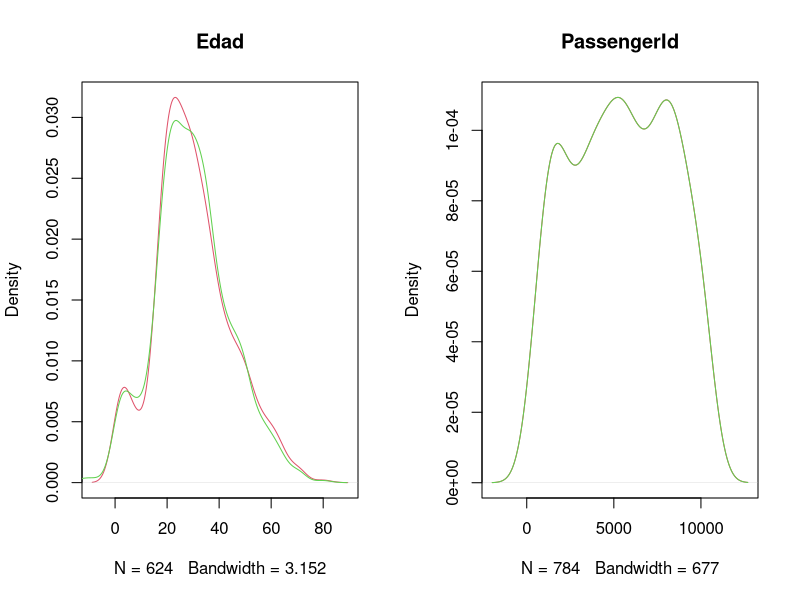
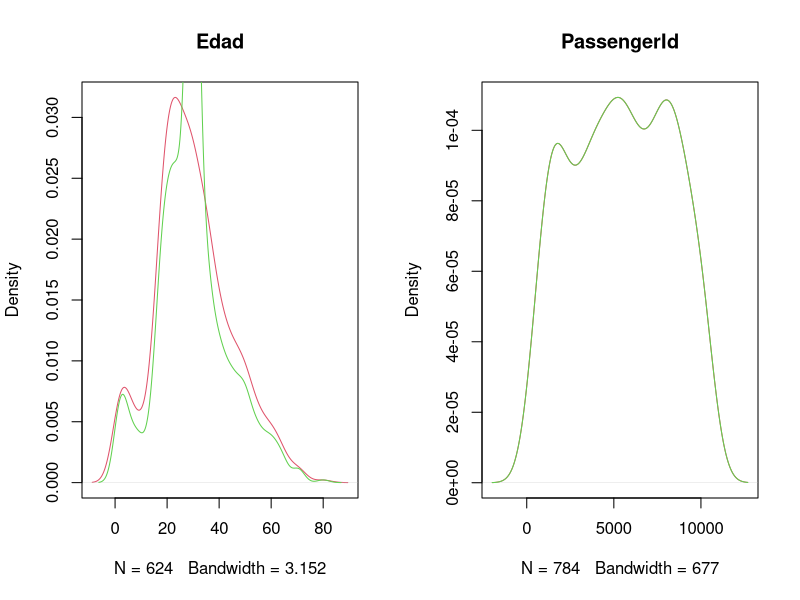
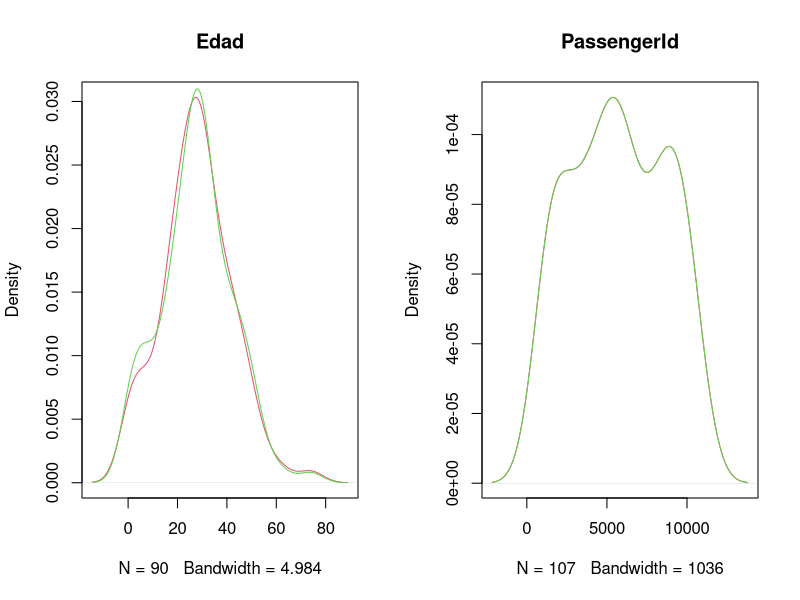

These charts were generated, in order, by the following R code:
## ---- chunk 1
library(dplyr)
library(ggplot2)
library('corrplot')
library('RColorBrewer')
library(stringr)#para extraer los titulos relevantes de names
library(zoo)#la utilizo para la funcion na.approx() para interpolar los valores faltantes NA de la columna AGE
library(caTools)#la utilizo para la funcion sample.split dividir el cojunto de datos en entrenamiento y prueba
library(caret)#la utilizo para dividir el conjunto de datos
library(e1071)
library(mice)# La librería mice permite realizar la imputacion de los datos mediante diferentes técnicas.Multivariate Imputations by Chained Equations (MICE).
## ---- chunk 2
#importo el conjunto de datos
titanic_data <- read.csv("data_titanic_proyecto.csv")
titanic_data
## ---- chunk 3
summary(titanic_data)
## ---- chunk 4
colSums(is.na(titanic_data))
## ---- chunk 5
imputed_data <- mice(titanic_data%>%select(Age,PassengerId), method = "norm.boot")


## ---- chunk 6
Data_Impu_boot <- mice::complete(imputed_data)

par(mfrow=c(1,2))

plot(density(titanic_data$Age ,na.rm = T),col=2,main="Edad")
lines(density(Data_Impu_boot$Age ),col=3)

plot(density(titanic_data$PassengerId,na.rm = T),col=2,main="PassengerId")
lines(density(Data_Impu_boot$PassengerId),col=3)

## ---- chunk 7
imputed_data <- mice(titanic_data%>%select(Age,PassengerId), method = "mean")


## ---- chunk 8
Data_Impu_media <- mice::complete(imputed_data)

par(mfrow=c(1,2))

plot(density(titanic_data$Age ,na.rm = T),col=2,main="Edad")
lines(density(Data_Impu_media$Age ),col=3)

plot(density(titanic_data$PassengerId,na.rm = T),col=2,main="PassengerId")
lines(density(Data_Impu_media$PassengerId),col=3)

## ---- chunk 9
#x2<-titanic_data$Age
#titanic_data$Age[is.na(titanic_data$Age)] <- mean(titanic_data$Age, na.rm = TRUE)
titanic_data<-titanic_data%>%mutate(Age = Data_Impu_boot$Age, PassengerId = Data_Impu_boot$PassengerId)
titanic_data
## ---- chunk 10
colSums(is.na(titanic_data))
## ---- chunk 11
#limpiar y transformar los datos
titanic_data$Embarked <- as.factor(titanic_data$Embarked)#transformar columna embarked en un factor(variable categorica)
titanic_data$passenger_class <- as.factor(titanic_data$passenger_class)
#titanic_data$passenger_sex <- as.factor(titanic_data$passenger_sex)
titanic_data$passenger_survived <- as.integer(titanic_data$passenger_survived == "Y") #comparo cada valor de la columna passenger_survived con "Y" TRUE si valor es igual a "Y" y FALSE "N" con as.integer TRUE pasa a 1 y FALSE pasa a 0
titanic_data$passenger_sex <- as.integer(titanic_data$passenger_sex == "M") #comparo cada valor de la columna passenger_sex con "Y" TRUE si valor es igual a "Y" y FALSE "N" con as.integer TRUE pasa a 1 y FALSE pasa a 0
## ---- chunk 12
#extraer los titulos de la columna Name y crear una nueva columna Titulos
titanic_data$Titulos <- str_extract(titanic_data$Name, "(Mrs|Mr|Miss|Master|Don|Dr|Rev|Mme|Ms|Major|Lady|Sir|Mlle|Col|Capt|the Countess)\\.")

#reemplazar valores NA (no coincidentes) con Otro
titanic_data$Titulos[is.na(titanic_data$Titulos)] <- "Otro"

#verificar los cambios realizados
head(titanic_data)
## ---- chunk 13
str(titanic_data)#con esto muestro la estructura interna del data frame
## ---- chunk 14
# creo un conjunto de datos sin columnas innecesarias
titanic_data_clean <- titanic_data %>% select(-Name, -Ticket, -Cabin)
titanic_data_clean
## ---- chunk 15
#contar la cantidad de valores NA en la columna Age por cada titulo
na_count_by_title <- aggregate(Age ~ Titulos, titanic_data_clean, FUN = function(x) sum(is.na(x)))

#contar cuantos titulos tienen al menos un valor NA en la columna Age
titles_with_na <- sum(na_count_by_title$Age > 0)

#imprimiendo el resultado
print(titles_with_na)

## ---- chunk 16
#creo variables dummy(convertir variables categoricas en variables numericas binarias ) para las variables categoricas
titanic_data_clean <- titanic_data_clean %>%
  # mutate( #passenger_clas_i = as.integer(passenger_class ))
  
  mutate(#Male = as.integer(passenger_sex == "0"),
         #Female = as.integer(passenger_sex == "1"),
  
         #AGE = as.integer(titanic_data_clean$Age),
         #Class_Upper = as.integer(passenger_class == "Upper"),
         #Class_Middle = as.integer(passenger_class == "Middle"),
         #Class_Lower = as.integer(passenger_class == "Lower"),
         Embarked_S = as.integer(Embarked == "S"),
         Embarked_C = as.integer(Embarked == "C"),
         Embarked_Q = as.integer(Embarked == "Q")
         # Fare = as.integer(Fare)
         )
titanic_data_clean

## ---- chunk 17
#identificar el titulo que tiene valores NA en la columna AGE
#na_titles <- unique(titanic_data_clean$Titulos[is.na(titanic_data_clean$AGE)])


#for (title in na_titles) {
#  average_age <- mean(titanic_data_clean$AGE[titanic_data_clean$Titulos == title & !is.na(titanic_data_clean$AGE)], na.rm = TRUE)
#  titanic_data_clean$AGE[titanic_data_clean$Titulos == title & is.na(titanic_data_clean$AGE)] <- average_age
#}

# Verificar que no haya valores faltantes en la columna AGE
#summary(titanic_data_clean$AGE)
#titanic_data_clean
## ---- chunk 18
#calcular la mediana de la edad para cada titulo
#mediana_edad_por_titulo <- titanic_data_clean %>%
 # group_by(Titulos) %>%
  #summarise(Mediana_Edad = median(AGE, na.rm = TRUE))

#unir la mediana de la edad por titulo al dataset original
#titanic_data_clean <- left_join(titanic_data_clean, mediana_edad_por_titulo, by = "Titulos")

#imputar los valores faltantes de la columna Age utilizando la mediana de la edad segun el titulo
#titanic_data_clean$AGE <- ifelse(is.na(titanic_data_clean$AGE), titanic_data_clean$Mediana_Edad, titanic_data_clean$AGE)

#eliminar la columna Mediana_Edad ya que no es necesaria
#titanic_data_clean <- titanic_data_clean %>%
 # select(-Mediana_Edad)

#verificar que no haya valores faltantes en la columna AGE
#summary(titanic_data_clean$AGE)
#titanic_data_clean
## ---- chunk 19
#definir una funcion para categorizar la edad
#categorize_age <- function(age) {
#  if (is.na(age)) {
#    return(NA)
#  } else if (age <= 2) {
#    return("Infant")
#  } else if (age <= 12) {
#    return("Child")
#  } else if (age <= 19) {
#    return("Teenager")
#  } else if (age <= 35) {
#    return("Young Adult")
#  } else if (age <= 65) {
#    return("Adult")
#  } else {
#    return("Senior")
#  }
#}

#aplicar la funcion para categorizar la columna Age
#titanic_data_clean <- titanic_data_clean %>%
#  mutate(AgeCategory = sapply(AGE, categorize_age))

#convertir la nueva columna AgeCategory en un factor
#titanic_data_clean$AgeCategory <- as.factor(titanic_data_clean$AgeCategory)
#titanic_data_clean

#mostrar un resumen de la nueva columna AgeCategory
#summary(titanic_data_clean$AgeCategory)

## ---- chunk 20

#titanic_data_clean$AgeCategory <- factor(titanic_data_clean$AgeCategory, levels = c("Infant", "Child", "Teenager", "Young Adult", "Adult", "Senior"))

#convertir la columna AgeCategory en una columna numerica
#titanic_data_clean$NumericAgeCategory <- as.integer(titanic_data_clean$AgeCategory)

#mostrar un resumen de la nueva columna NumericAgeCategory
#summary(titanic_data_clean$NumericAgeCategory)
#titanic_data_clean

## ---- chunk 21
# eliminar las variables originales categoricas
titanic_data_clean <- titanic_data_clean %>%
  select(-Embarked)
titanic_data_clean
## ---- chunk 22
#aca aplico la interpolación lineal a la columna AGE
#titanic_data_clean$AGE <- na.approx(titanic_data_clean$AGE, na.rm = FALSE)

#redondeo la columna Age a 0 decimales
#titanic_data_clean$AGE <- round(titanic_data_clean$AGE, 0)

#titanic_data_clean
## ---- chunk 23
#titanic_data_clean$AGE <- as.integer(round(titanic_data_clean$AGE))

#mostrando un resumen de la columna AGE
#summary(titanic_data_clean$AGE)
#titanic_data_clean
## ---- chunk 24
#contando la cantidad de cada titulo de la columna Titulos
#titulo_recuento <- table(titanic_data_clean$Titulos)

#imprimimiendo el recuento de cada titulo
#print(titulo_recuento)
## ---- chunk 25
#convertir los titulos en factores
#obtener los niveles únicos de los titulos
titulos_unicos <- unique(titanic_data_clean$Titulos)

#convertir los titulos en factores utilizando los niveles unicos
titanic_data_clean$Titulos <- factor(titanic_data_clean$Titulos, levels = titulos_unicos)

#convertir los factores en numeros enteros
titanic_data_clean$Titulos <- as.integer(titanic_data_clean$Titulos)

#mostrar un resumen de la columna Titulos
#summary(titanic_data_clean$Titulos)
titanic_data_clean
## ---- chunk 26
#convertir class pasajeros en factores
#obtener los niveles únicos de los titulos
pasajeros_unicos <- unique(titanic_data_clean$passenger_class)

#convertir los titulos en factores utilizando los niveles unicos
titanic_data_clean$passenger_class <- factor(titanic_data_clean$passenger_class, levels = pasajeros_unicos)

#convertir los factores en numeros enteros
titanic_data_clean$passenger_class <- as.integer(titanic_data_clean$passenger_class)

#mostrar un resumen de la columna Titulos
summary(titanic_data_clean$passenger_class)
titanic_data_clean
## ---- chunk 27
#convertir embarked en factores
#obtener los niveles únicos de los titulos
#embarques_unicos <- unique(titanic_data_clean$Embarked)

#convertir los titulos en factores utilizando los niveles unicos
#titanic_data_clean$Embarked <- factor(titanic_data_clean$Embarked, levels = embarques_unicos)

#convertir los factores en numeros enteros
#titanic_data_clean$Embarked <- as.integer(titanic_data_clean$Embarked)

#mostrar un resumen de la columna Titulos
#summary(titanic_data_clean$Embarked)
#titanic_data_clean
## ---- chunk 28
#titanic_data_clean <- titanic_data_clean %>%
#   select(-passenger_class)
# titanic_data_clean
## ---- chunk 29
#
#Se grafica el histogra de Fare para ver como es la distribucion de la varaible Age 
    
#     hist(x = titanic_data_clean$Age, main = "Histograma de AGE", 
#     xlab = "Age", ylab = "Frecuencia",
#     col = "ivory")
#como se puede apreciar esta variable tiene mucho sesgo a la derecha
## ---- chunk 30

#Se grafica el histogra de Fare para ver como es la distribucion de la varaible Fare 
    
#     hist(x = log(titanic_data_clean$Fare_i+2), main = "Histograma de Precio ticket", 
#     xlab = "FARE", ylab = "Frecuencia",
#     col = "ivory")
# aplicando logaritmos naturales a los datos de la varaible se ve que mejora la distribucion

## ---- chunk 31

#Se grafica el histogra de Fare para ver como es la distribucion de la varaible AGE 
    
#     hist(x = log(titanic_data_clean$AGE), main = "Histograma de edades ", 
#     xlab = "AGE", ylab = "Frecuencia",
#     col = "ivory")
# aplicando logaritmos naturales a los datos de la varaible se ve que mejora la distribucion

## ---- chunk 32

#se tranforman los datos aplicando logaritmo
log_1 <- log(titanic_data_clean$Fare+2)#
titanic_data_clean$Fare_log <- log_1

#log_1 <- log(titanic_data_clean$AGE+2)#
#titanic_data_clean$AGE_log <- log_1


titanic_data_clean

## ---- chunk 33
titanic_data_clean <- titanic_data_clean %>%
   select(-Fare)
 titanic_data_clean
## ---- chunk 34

#Se grafica el histogra de Fare para ver como es la distribucion de la varaible AGE
    
#     hist(x = log(titanic_data_clean$AGE_log), main = "Histograma edades", 
#     xlab = "AGE", ylab = "Frecuencia",
#     col = "ivory")
# aplicando logaritmos naturales a los datos de la varaible se ve que mejora la distribucion

## ---- chunk 35
# dividir los datos en conjuntos de entrenamiento y prueba (60% - 40%)
set.seed(1234) #establece una semilla para que la division sea reproducible

sample <- sample.split(titanic_data_clean$passenger_survived, SplitRatio = 0.9)
train_data  <- subset(titanic_data_clean, sample == TRUE)
validation_data   <- subset(titanic_data_clean, sample == FALSE)

#se muestra las dimensiones del conjunto de entrenamiento

dim(train_data)

#se muestra las dimensiones del conjunto de prueba
dim(validation_data)

## ---- chunk 36
train_data %>% 
  group_by(passenger_survived) %>% 
  summarise(numero_casos=n())
## ---- chunk 37
validation_data %>% 
  group_by(passenger_survived) %>% 
  summarise(numero_casos=n())
## ---- chunk 38
#bin_model1 <- 
#  glm(passenger_survived ~ Age +  Fare_log + passenger_sex, 
#      data = train_data, 
#      family = binomial)
#summary(bin_model1)

## ---- chunk 39
#bin_model2 <- 
#  glm(passenger_survived ~Age + SibSp + Fare_log + passenger_sex + passenger_class , 
#      data = train_data, 
#      family = binomial)
#summary(bin_model2)

## ---- chunk 40
#mod.all <- glm(passenger_survived ~ ., data=train_data, family="binomial")
#model <- stats::step(mod.all, trace=FALSE, direction="backward")
#summary(model)

## ---- chunk 41

# entrenando el modelo de regresión logistica con el conjunto de entrenamiento
model <- glm(passenger_survived ~ passenger_class + passenger_sex + Age + SibSp + Parch + Fare_log + Embarked_S + Embarked_C + Embarked_Q, data = train_data , family = "binomial")
#ctrlspecs <- trainControl(method = "cv", number = 10, savePredictions = "all", classProbs = TRUE)
#ctrlspecs <- trainControl(method = "cv", number = 10)
#model <- train(passenger_survived ~., data = train_data, method = "glm", family= binomial, trControl = ctrlspecs)

summary(model)
## ---- chunk 42
#predecir la supervivencia utilizando el modelo entrenado en el conjunto de validacion
#predictions <- predict(model, newdata = validation_data, type = "response")
predictions <- predict(model, newdata = validation_data,type = "response")

predicted_survived <- ifelse(predictions > 0.5, "Y", "N")


#calcular la precision del modelo en el conjunto de validacion
accuracy <- sum(predicted_survived == validation_data$passenger_survived) / length(validation_data$passenger_survived)
accuracy

## ---- chunk 43
#funciones para calcular precision, recall y F1 score
precision <- function(matrix) {
	# True positive
    tp <- matrix[2, 2]
	# false positive
    fp <- matrix[1, 2]
    return (tp / (tp + fp))
}

recall <- function(matrix) {
# true positive
    tp <- matrix[2, 2]# false positive
    fn <- matrix[2, 1]
    return (tp / (tp + fn))
}
#creando una matriz de confusion
conf_matrix <- table(predicted_survived, validation_data$passenger_survived)

prec <- precision(conf_matrix)
prec
rec <- recall(conf_matrix)
rec
## ---- chunk 44
f1 <- 2 * ((prec * rec) / (prec + rec))
f1
## ---- chunk 45
#importo el conjunto de datos
evaluation_data <- read.csv("evaluation_dataset.csv")
evaluation_data
## ---- chunk 46
summary(evaluation_data)
## ---- chunk 47
#limpiar y transformar los datos
evaluation_data$Embarked <- as.factor(evaluation_data$Embarked)#transformar columna embarked en un factor(variable categorica)
evaluation_data$passenger_class <- as.factor(evaluation_data$passenger_class)
#evaluation_data$passenger_sex <- as.factor(evaluation_data$passenger_sex)
evaluation_data$passenger_sex <- as.integer(evaluation_data$passenger_sex == "M") #comparo cada valor de la columna passenger_sex con "Y" TRUE si valor es igual a "Y" y FALSE "N" con as.integer TRUE pasa a 1 y FALSE pasa a 0

## ---- chunk 48
#extraer los titulos de la columna Name y crear una nueva columna Titulos
evaluation_data$Titulos <- str_extract(evaluation_data$Name, "(Mrs|Mr|Miss|Master|Don|Dr|Rev|Mme|Ms|Major|Lady|Sir|Mlle|Col|Capt|the Countess|Jonkheer)\\.")

#reemplazar valores NA (no coincidentes) con Otro
evaluation_data$Titulos[is.na(evaluation_data$Titulos)] <- "Otro"

#verificar los cambios realizados
head(evaluation_data)
## ---- chunk 49
str(evaluation_data)#con esto muestro la estructura interna del data frame

## ---- chunk 50
colSums(is.na(evaluation_data))
## ---- chunk 51
imputed_data <- mice(evaluation_data%>%select(Age,PassengerId), method = "norm.boot")


## ---- chunk 52
Data_Impu_boot <- mice::complete(imputed_data)

par(mfrow=c(1,2))

plot(density(evaluation_data$Age ,na.rm = T),col=2,main="Edad")
lines(density(Data_Impu_boot$Age ),col=3)

plot(density(evaluation_data$PassengerId,na.rm = T),col=2,main="PassengerId")
lines(density(Data_Impu_boot$PassengerId),col=3)

## ---- chunk 53

#evaluation_data$Age[is.na(evaluation_data$Age)] <- mean(evaluation_data$Age, na.rm = TRUE)
evaluation_data<-evaluation_data%>%mutate(Age = Data_Impu_boot$Age, PassengerId = Data_Impu_boot$PassengerId)
evaluation_data

## ---- chunk 54
colSums(is.na(evaluation_data))
## ---- chunk 55
# creo un conjunto de datos sin columnas innecesarias
evaluation_data_clean <- evaluation_data %>% select(-Name, -Ticket, -Cabin)
evaluation_data_clean
## ---- chunk 56
#contar la cantidad de valores NA en la columna Age por cada titulo
na_count_by_title <- aggregate(Age ~ Titulos, evaluation_data_clean, FUN = function(x) sum(is.na(x)))

#contar cuantos titulos tienen al menos un valor NA en la columna Age
titles_with_na <- sum(na_count_by_title$Age > 0)

#imprimiendo el resultado
print(titles_with_na)
## ---- chunk 57
#creo variables dummy(convertir variables categoricas en variables numericas binarias ) para las variables categoricas
evaluation_data_clean <- evaluation_data_clean %>%
  mutate(#passenger_class_i = as.integer(passenger_class))
         #Male = as.integer(passenger_sex == "M"),
         #Female = as.integer(passenger_sex == "F"),
         #AGE = as.integer(evaluation_data_clean$Age),
         #Class_Upper = as.integer(passenger_class == "Upper"),
         #Class_Middle = as.integer(passenger_class == "Middle"),
         #Class_Lower = as.integer(passenger_class == "Lower"),
         Embarked_S = as.integer(Embarked == "S"),
         Embarked_C = as.integer(Embarked == "C"),
         Embarked_Q = as.integer(Embarked == "Q"),
         #Fare = as.integer(Fare)
         )
evaluation_data_clean
## ---- chunk 58
#identificar el titulo que tiene valores NA en la columna AGE
na_titles <- unique(evaluation_data_clean$Titulos[is.na(evaluation_data_clean$AGE)])


for (title in na_titles) {
  average_age <- mean(evaluation_data_clean$AGE[evaluation_data_clean$Titulos == title & !is.na(evaluation_data_clean$AGE)], na.rm = TRUE)
  evaluation_data_clean$AGE[evaluation_data_clean$Titulos == title & is.na(evaluation_data_clean$AGE)] <- average_age
}

# Verificar que no haya valores faltantes en la columna AGE
summary(evaluation_data_clean$AGE)
evaluation_data_clean
## ---- chunk 59
#definir una funcion para categorizar la edad
#categorize_age <- function(age) {
#  if (is.na(age)) {
#    return(NA)
#  } else if (age <= 2) {
#    return("Infant")
#  } else if (age <= 12) {
#    return("Child")
#  } else if (age <= 19) {
#    return("Teenager")
#  } else if (age <= 35) {
#    return("Young Adult")
#  } else if (age <= 65) {
#    return("Adult")
#  } else {
#   return("Senior")
#  }
#}

#aplicar la funcion para categorizar la columna Age
#evaluation_data_clean <- evaluation_data_clean %>%
#  mutate(AgeCategory = sapply(AGE, categorize_age))

#convertir la nueva columna AgeCategory en un factor
#evaluation_data_clean$AgeCategory <- as.factor(evaluation_data_clean$AgeCategory)
#evaluation_data_clean

#mostrar un resumen de la nueva columna AgeCategory
#summary(evaluation_data_clean$AgeCategory)
## ---- chunk 60
#evaluation_data_clean$AgeCategory <- factor(evaluation_data_clean$AgeCategory, levels = c("Infant", "Child", "Teenager", "Young Adult", "Adult", "Senior"))

#convertir la columna AgeCategory en una columna numerica
#evaluation_data_clean$NumericAgeCategory <- as.integer(evaluation_data_clean$AgeCategory)

#mostrar un resumen de la nueva columna NumericAgeCategory
#summary(evaluation_data_clean$NumericAgeCategory)
#evaluation_data_clean
## ---- chunk 61
 #eliminar las variables originales categoricas
evaluation_data_clean <- evaluation_data_clean %>%
  select(- Embarked)

evaluation_data_clean
## ---- chunk 62
#contando la cantidad de cada titulo de la columna Titulos
titulo_recuento <- table(evaluation_data_clean$Titulos)

#imprimimiendo el recuento de cada titulo
print(titulo_recuento)
## ---- chunk 63
#convertir los titulos en factores
#obtener los niveles únicos de los titulos
titulos_unicos <- unique(evaluation_data_clean$Titulos)

#convertir los titulos en factores utilizando los niveles unicos
evaluation_data_clean$Titulos <- factor(evaluation_data_clean$Titulos, levels = titulos_unicos)

#convertir los factores en numeros enteros
evaluation_data_clean$Titulos <- as.integer(evaluation_data_clean$Titulos)

#mostrar un resumen de la columna Titulos
summary(evaluation_data_clean$Titulos)
evaluation_data_clean
## ---- chunk 64
#convertir los titulos en factores
#obtener los niveles únicos de los titulos
#embarques_unicos <- unique(evaluation_data_clean$Embarked)

#convertir los titulos en factores utilizando los niveles unicos
#evaluation_data_clean$Embarked <- factor(evaluation_data_clean$Embarked, levels = embarques_unicos)

#convertir los factores en numeros enteros
#evaluation_data_clean$Embarked <- as.integer(evaluation_data_clean$Embarked)

#mostrar un resumen de la columna Titulos
#summary(evaluation_data_clean$Embarked)
#evaluation_data_clean
## ---- chunk 65
#convertir los titulos en factores
#obtener los niveles únicos de los titulos
pasasjeros_unicos <- unique(evaluation_data_clean$passenger_class)

#convertir los titulos en factores utilizando los niveles unicos
evaluation_data_clean$passenger_class <- factor(evaluation_data_clean$passenger_class, levels = pasasjeros_unicos)

#convertir los factores en numeros enteros
evaluation_data_clean$passenger_class <- as.integer(evaluation_data_clean$passenger_class)

#mostrar un resumen de la columna Titulos
#summary(evaluation_data_clean$passenger_class)
evaluation_data_clean
## ---- chunk 66
#
#Se grafica el histogra de Fare para ver como es la distribucion de la varaible Fare 
    
#     hist(x = evaluation_data_clean$Fare_i, main = "Histograma de Precio ticket", 
#     xlab = "FARE", ylab = "Frecuencia",
#     col = "ivory")
#como se puede apreciar esta variable tiene mucho sesgo a la derecha
## ---- chunk 67
#Se grafica el histogra de Fare para ver como es la distribucion de la varaible Fare 
    
#     hist(x = log(evaluation_data_clean$Fare_i+2), main = "Histograma de Precio ticket", 
#     xlab = "FARE", ylab = "Frecuencia",
#     col = "ivory")
# aplicando logaritmos naturales a los datos de la varaible se ve que mejora la distribucion
## ---- chunk 68
#se tranforman los datos aplicando logaritmo
log <- log(evaluation_data_clean$Fare+2)#
evaluation_data_clean$Fare_log <- log

#log <- log(evaluation_data_clean$AGE+2)#
#evaluation_data_clean$AGE_log <- log


evaluation_data_clean
## ---- chunk 69
evaluation_data_clean <- evaluation_data_clean %>%
   select(-Fare)
 evaluation_data_clean
## ---- chunk 70
titanic <- rbind(train_data,validation_data)# se hace un solo dataset
titanic
## ---- chunk 71
# entrenando el modelo de regresión logistica con el conjunto de entrenamiento
model_test <- glm(model, data = titanic, family = "binomial")

#ctrlspecs <- trainControl(method = "cv", number = 10)
#model_test <- train(passenger_survived ~., data = titanic, method = "glm", family= binomial, trControl = ctrlspecs)

summary(model_test)
## ---- chunk 72
#predecir la supervivencia utilizando el modelo entrenado en el conjunto de validacion
predictions <- predict(model_test, newdata = evaluation_data_clean, type = "response")
#predictions <- predict(model, newdata = evaluation_data_clean, type = "response")
#predictions <- predict(model, newdata = evaluation_data_clean)
predicted_survived_test <- ifelse(predictions > 0.5, "Y", "N")
predicted_survived_test

## ---- chunk 73
#se convierten los valores predecidos a valores de 0=N, 1=Y
passenger_survived <- as.integer(predicted_survived_test== "Y") #comparo cada valor de la columna passenger_survived con "Y" TRUE si valor es igual a "Y" y FALSE "N" con as.integer TRUE pasa a 1 y FALSE pasa a 0
passenger_survived
## ---- chunk 74
PassengerId <- evaluation_data_clean$PassengerId
predicciones_data <- cbind(PassengerId , passenger_survived ) 
predicciones_data

## ---- chunk 75

#en la variable predicciones_data estas las predicciones utilizo sep = "," para especificar un separador personalizado 
write.csv(predicciones_data, "predictions17.csv", sep = ",", row.names = FALSE)
